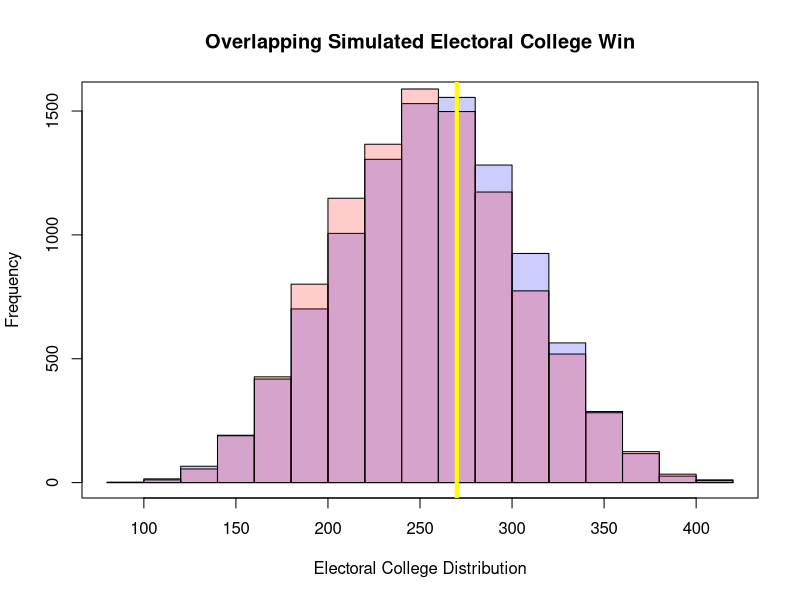

Source code (R): (Note: this script raises an error after producing the figure.)
# Josemari Feliciano
# Homework 11

# sets working directory
wd<-"/Users/jfeliciano/Documents/advancedr/homework/Assignment11"
setwd(wd) 

# loads election data from directory
election_data <- read.csv("Election data.csv", header=TRUE)

# changeable for later
# number of simulation
num_simulation <- 10000
seed <- 12345

ptm <- proc.time()
# Method 1


dem_all_ec <- c()
rep_all_ec <- c()
ind_all_ec <- c()

for(sim in 1:num_simulation){
  dem_ec_tally <- 0
  rep_ec_tally <- 0
  ind_ec_tally <- 0
  
  
  for(state in 1:nrow(election_data)) {
    current_prob <- rmultinom(1, 1, prob = c(election_data[state,2], election_data[state,3],  election_data[state,4]))
    if(current_prob[1] == 1) {
      dem_ec_tally <- dem_ec_tally + election_data[state,"Electoral.Votes"]
    }else if(current_prob[2] == 1){
      rep_ec_tally <- rep_ec_tally + election_data[state,"Electoral.Votes"]
    }else{
      ind_ec_tally <- ind_ec_tally + election_data[state,"Electoral.Votes"]
    }
  }
  
  dem_all_ec <- c(dem_all_ec, dem_ec_tally)
  rep_all_ec <- c(rep_all_ec, rep_ec_tally)
  ind_all_ec <- c(ind_all_ec, ind_ec_tally)
}

test1 <- proc.time() - ptm


hist(dem_all_ec, col=rgb(0,0,1,0.2), main="Overlapping Simulated Electoral College Win", xlab="Electoral College Distribution")
hist(rep_all_ec, col=rgb(1,0,0,0.2), add=T)
box()
abline(v = 270, lwd=4, col="yellow")

hist(dem_all_ec2, col=rgb(0,0,1,0.2), main="Overlapping Simulated Electoral College Win", xlab="Electoral College Distribution")
hist(rep_all_ec2, col=rgb(1,0,0,0.2), add=T)
box()
abline(v = 270, lwd=4, col="yellow")



##########

otherwork



# sets working directory
wd<-"/Users/jfeliciano/Documents/advancedr/homework/Assignment11"
setwd(wd) 
library(dplyr)

# loads election data from directory
election_data <- read.csv("Election data.csv", header=TRUE)

# changeable for later
# number of simulation
num_simulation <- 10000
seed <- 242424242424


# Method 1





simulated_state_winner <- function(state){
  methods <- list()
  methods$method1 <- rmultinom(1, 1, prob = c(election_data[state,2], election_data[state,3],  election_data[state,4]))
  methods$method2 <- rmultinom(1, 1, prob = c(election_data[state,2]+election_data[state,4], election_data[state,3], 0))
  methods$method3 <- rmultinom(1, 1, prob = c(election_data[state,2], election_data[state,3]+election_data[state,4], 0))
  methods$method4 <- rmultinom(1, 1, prob = c(election_data[state,2]+election_data[state,4]/2, election_data[state,3]+election_data[state,4]/2, 0))
  
  electoral_distribution <- c()
  
  for(i in 1:4){
    dem_ec_tally <- 0
    rep_ec_tally <- 0
    
    if(methods[[i]][1] == 1){
      dem_ec_tally <- election_data[state,"Electoral.Votes"]
    }else if(methods[[i]][2] == 1){
      rep_ec_tally <- election_data[state,"Electoral.Votes"]
    }
    electoral_distribution <- c(electoral_distribution, dem_ec_tally, rep_ec_tally)
  }
  
  return(electoral_distribution)
}


one_national_election <- function(arg){
  one_simulation <- sapply(1:51, simulated_state_winner)
  ec_sum <- c()
  for(i in 1:nrow(one_simulation)){
    ec_sum <- c(ec_sum, sum(one_simulation[i,]))
  }
  return(ec_sum)
}


all_election <- sapply(1:10000, one_national_election)


par(mfrow=c(2,2)) 

hist(all_election[1,], col=rgb(0,0,1,0.2), main="Simulated Clinton-Trump EC Distribution\nMethod 1", xlab="Electoral College Distribution")
hist(all_election[2,], col=rgb(1,0,0,0.2), add=T)
box()
abline(v = 270, lwd=3, col="yellow")

hist(all_election[3,], col=rgb(0,0,1,0.2), main="Simulated Clinton-Trump EC Distribution\nMethod 2", xlab="Electoral College Distribution")
hist(all_election[4,], col=rgb(1,0,0,0.2), add=T)
box()
abline(v = 270, lwd=3, col="yellow")

hist(all_election[5,], col=rgb(0,0,1,0.2), main="Simulated Clinton-Trump EC Distribution\nMethod 3", xlab="Electoral College Distribution")
hist(all_election[6,], col=rgb(1,0,0,0.2), add=T)
box()
abline(v = 270, lwd=3, col="yellow")

hist(all_election[7,], col=rgb(0,0,1,0.2), main="Simulated Clinton-Trump EC Distribution\nMethod 4", xlab="Electoral College Distribution")
hist(all_election[8,], col=rgb(1,0,0,0.2), add=T)
box()
abline(v = 270, lwd=3, col="yellow")


win_dem_1 <- sum(all_election[1,] > 270 & (all_election[1,] > all_election[2,]))/num_simulation
win_rep_1 <- sum(all_election[2,] > 270 & (all_election[1,] < all_election[2,]))/num_simulation
undecided_1 <- 1- win_dem_1 - win_rep_1 

print(paste("using method 1, the democrats win", win_dem_1, ", whereas the republicans win", win_rep_1, ", whereas the prob for undecided election is", undecided_1))


win_dem_2 <- sum(all_election[3,] > 270 & (all_election[3,] > all_election[4,]))/num_simulation
win_rep_2 <- sum(all_election[4,] > 270 & (all_election[3,] < all_election[4,]))/num_simulation
undecided_2 <- 1- win_dem_2 - win_rep_2

print(paste("using method 2, the democrats win", win_dem_2, ", whereas the republicans win", win_rep_2, ", whereas the prob for undecided election is", undecided_2))



win_dem_3 <- sum(all_election[5,] > 270 & (all_election[5,] > all_election[6,]))/num_simulation
win_rep_3 <- sum(all_election[6,] > 270 & (all_election[5,] < all_election[6,]))/num_simulation
undecided_3 <- 1- win_dem_3 - win_rep_3

print(paste("using method 3, the democrats win", win_dem_3, ", whereas the republicans win", win_rep_3, ", whereas the prob for undecided election is", undecided_3))


win_dem_4 <- sum(all_election[7,] > 270 & (all_election[7,] > all_election[8,]))/num_simulation
win_rep_4 <- sum(all_election[8,] > 270 & (all_election[7,] < all_election[8,]))/num_simulation
undecided_4 <- 1- win_dem_4 - win_rep_4

print(paste("using method 4, the democrats win", win_dem_4, ", whereas the republicans win", win_rep_4, ", whereas the prob for undecided election is", undecided_4))
